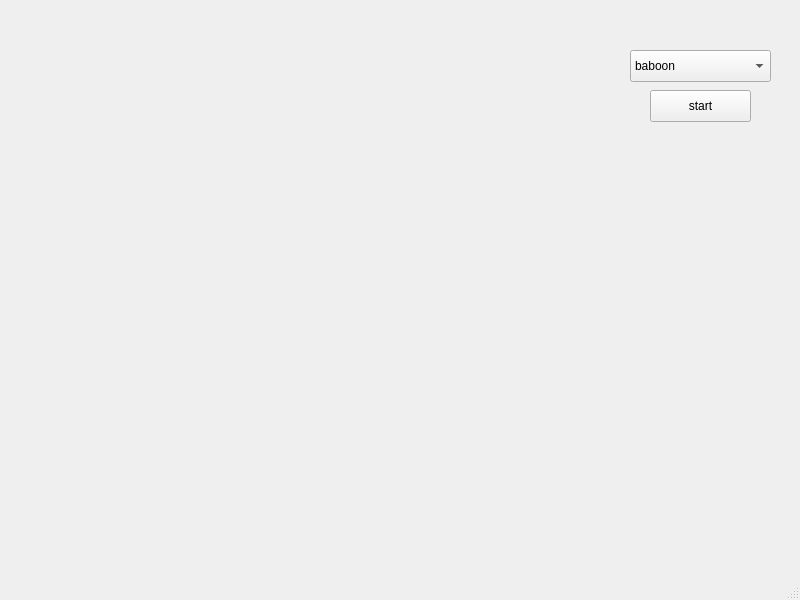
<?xml version="1.0" encoding="UTF-8"?>
<ui version="4.0">
 <class>MainWindow</class>
 <widget class="QMainWindow" name="MainWindow">
  <property name="geometry">
   <rect>
    <x>0</x>
    <y>0</y>
    <width>800</width>
    <height>600</height>
   </rect>
  </property>
  <property name="windowTitle">
   <string>MainWindow</string>
  </property>
  <widget class="QWidget" name="centralwidget">
   <widget class="QLabel" name="vidRenderer">
    <property name="geometry">
     <rect>
      <x>10</x>
      <y>0</y>
      <width>512</width>
      <height>512</height>
     </rect>
    </property>
    <property name="text">
     <string/>
    </property>
   </widget>
   <widget class="QPushButton" name="startButton">
    <property name="geometry">
     <rect>
      <x>650</x>
      <y>90</y>
      <width>101</width>
      <height>32</height>
     </rect>
    </property>
    <property name="text">
     <string>start</string>
    </property>
   </widget>
   <widget class="QComboBox" name="imageselect">
    <property name="geometry">
     <rect>
      <x>630</x>
      <y>50</y>
      <width>141</width>
      <height>32</height>
     </rect>
    </property>
    <item>
     <property name="text">
      <string>baboon</string>
     </property>
    </item>
    <item>
     <property name="text">
      <string>peppers</string>
     </property>
    </item>
    <item>
     <property name="text">
      <string>tulips</string>
     </property>
    </item>
   </widget>
  </widget>
  <widget class="QMenuBar" name="menubar">
   <property name="geometry">
    <rect>
     <x>0</x>
     <y>0</y>
     <width>800</width>
     <height>37</height>
    </rect>
   </property>
  </widget>
  <widget class="QStatusBar" name="statusbar"/>
 </widget>
 <resources/>
 <connections/>
</ui>
